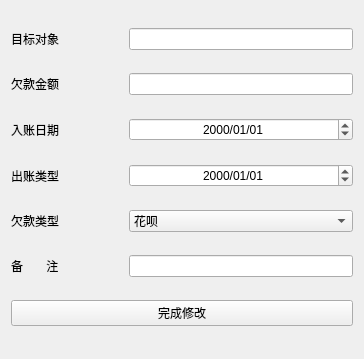
<?xml version="1.0" encoding="UTF-8"?>
<ui version="4.0">
 <class>Form</class>
 <widget class="QWidget" name="Form">
  <property name="geometry">
   <rect>
    <x>0</x>
    <y>0</y>
    <width>364</width>
    <height>359</height>
   </rect>
  </property>
  <property name="windowTitle">
   <string>修改任务</string>
  </property>
  <layout class="QVBoxLayout" name="verticalLayout_2">
   <item>
    <layout class="QHBoxLayout" name="horizontalLayout" stretch="1,2">
     <item>
      <widget class="QLabel" name="label">
       <property name="text">
        <string>目标对象</string>
       </property>
      </widget>
     </item>
     <item>
      <widget class="QLineEdit" name="ObjectEdit"/>
     </item>
    </layout>
   </item>
   <item>
    <layout class="QHBoxLayout" name="horizontalLayout_2" stretch="1,2">
     <item>
      <widget class="QLabel" name="label_2">
       <property name="text">
        <string>欠款金额</string>
       </property>
      </widget>
     </item>
     <item>
      <widget class="QLineEdit" name="MoneyEdit"/>
     </item>
    </layout>
   </item>
   <item>
    <layout class="QHBoxLayout" name="horizontalLayout_6" stretch="1,2">
     <item>
      <widget class="QLabel" name="label_6">
       <property name="text">
        <string>入账日期</string>
       </property>
      </widget>
     </item>
     <item>
      <widget class="QDateEdit" name="InDateEdit">
       <property name="sizePolicy">
        <sizepolicy hsizetype="Minimum" vsizetype="Fixed">
         <horstretch>0</horstretch>
         <verstretch>0</verstretch>
        </sizepolicy>
       </property>
       <property name="alignment">
        <set>Qt::AlignCenter</set>
       </property>
       <property name="displayFormat">
        <string>yyyy/MM/dd</string>
       </property>
       <property name="timeSpec">
        <enum>Qt::UTC</enum>
       </property>
      </widget>
     </item>
    </layout>
   </item>
   <item>
    <layout class="QHBoxLayout" name="horizontalLayout_7" stretch="1,2">
     <item>
      <widget class="QLabel" name="label_7">
       <property name="text">
        <string>出账类型</string>
       </property>
      </widget>
     </item>
     <item>
      <widget class="QDateEdit" name="OutDateEdit">
       <property name="alignment">
        <set>Qt::AlignCenter</set>
       </property>
       <property name="displayFormat">
        <string>yyyy/MM/dd</string>
       </property>
      </widget>
     </item>
    </layout>
   </item>
   <item>
    <layout class="QHBoxLayout" name="horizontalLayout_4" stretch="1,2">
     <item>
      <widget class="QLabel" name="label_3">
       <property name="text">
        <string>欠款类型</string>
       </property>
      </widget>
     </item>
     <item>
      <widget class="QComboBox" name="TypeEdit">
       <item>
        <property name="text">
         <string>花呗</string>
        </property>
       </item>
       <item>
        <property name="text">
         <string>借呗</string>
        </property>
       </item>
       <item>
        <property name="text">
         <string>网商贷</string>
        </property>
       </item>
       <item>
        <property name="text">
         <string>金星</string>
        </property>
       </item>
       <item>
        <property name="text">
         <string>彩陶坊</string>
        </property>
       </item>
       <item>
        <property name="text">
         <string>借款</string>
        </property>
       </item>
       <item>
        <property name="text">
         <string>其他</string>
        </property>
       </item>
      </widget>
     </item>
    </layout>
   </item>
   <item>
    <layout class="QHBoxLayout" name="horizontalLayout_5" stretch="1,2">
     <item>
      <widget class="QLabel" name="label_5">
       <property name="text">
        <string>备       注</string>
       </property>
      </widget>
     </item>
     <item>
      <widget class="QLineEdit" name="RemarkEdit"/>
     </item>
    </layout>
   </item>
   <item>
    <widget class="QPushButton" name="AddTodoButton">
     <property name="text">
      <string>完成修改</string>
     </property>
    </widget>
   </item>
  </layout>
 </widget>
 <resources/>
 <connections/>
</ui>
